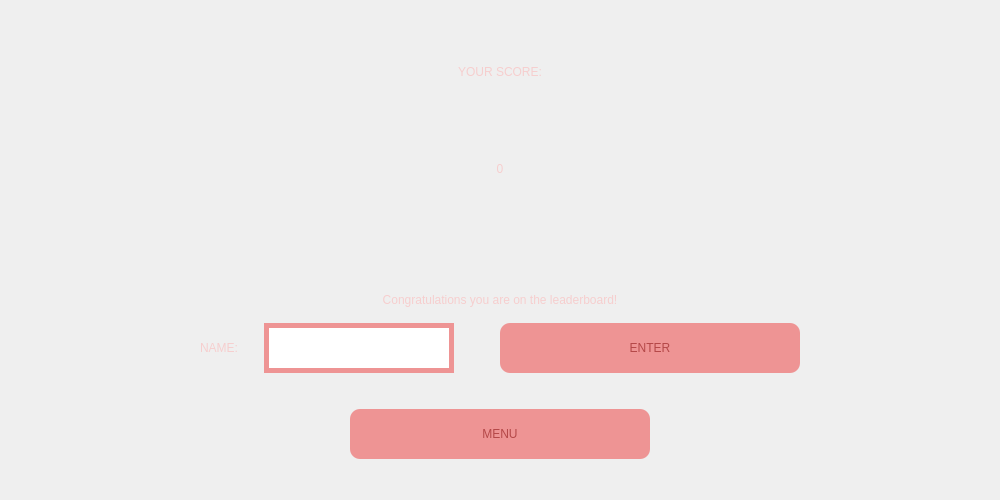
<?xml version="1.0" encoding="UTF-8"?>
<ui version="4.0">
 <class>Result</class>
 <widget class="QDialog" name="Result">
  <property name="geometry">
   <rect>
    <x>0</x>
    <y>0</y>
    <width>1000</width>
    <height>500</height>
   </rect>
  </property>
  <property name="minimumSize">
   <size>
    <width>700</width>
    <height>300</height>
   </size>
  </property>
  <property name="maximumSize">
   <size>
    <width>1000</width>
    <height>500</height>
   </size>
  </property>
  <property name="windowTitle">
   <string>MATFWars</string>
  </property>
  <property name="styleSheet">
   <string notr="true">#Result{
border-image: url(:/background/background2.jpg);
}</string>
  </property>
  <layout class="QVBoxLayout" name="verticalLayout">
   <item>
    <spacer name="verticalSpacer_3">
     <property name="orientation">
      <enum>Qt::Vertical</enum>
     </property>
     <property name="sizeType">
      <enum>QSizePolicy::Fixed</enum>
     </property>
     <property name="sizeHint" stdset="0">
      <size>
       <width>20</width>
       <height>20</height>
      </size>
     </property>
    </spacer>
   </item>
   <item>
    <widget class="QLabel" name="label">
     <property name="styleSheet">
      <string notr="true">color: rgb(246, 206, 206);
font: 600 25pt &quot;URW Bookman&quot;;
</string>
     </property>
     <property name="text">
      <string>YOUR SCORE:</string>
     </property>
     <property name="alignment">
      <set>Qt::AlignCenter</set>
     </property>
    </widget>
   </item>
   <item>
    <spacer name="verticalSpacer_5">
     <property name="orientation">
      <enum>Qt::Vertical</enum>
     </property>
     <property name="sizeType">
      <enum>QSizePolicy::Fixed</enum>
     </property>
     <property name="sizeHint" stdset="0">
      <size>
       <width>20</width>
       <height>10</height>
      </size>
     </property>
    </spacer>
   </item>
   <item>
    <widget class="QLabel" name="score_label">
     <property name="styleSheet">
      <string notr="true">color: rgb(246, 206, 206);
font: 600 25pt &quot;URW Bookman&quot;;
</string>
     </property>
     <property name="text">
      <string>0</string>
     </property>
     <property name="alignment">
      <set>Qt::AlignCenter</set>
     </property>
    </widget>
   </item>
   <item>
    <spacer name="verticalSpacer_4">
     <property name="orientation">
      <enum>Qt::Vertical</enum>
     </property>
     <property name="sizeType">
      <enum>QSizePolicy::Fixed</enum>
     </property>
     <property name="sizeHint" stdset="0">
      <size>
       <width>20</width>
       <height>10</height>
      </size>
     </property>
    </spacer>
   </item>
   <item>
    <widget class="QLabel" name="congrats_label">
     <property name="styleSheet">
      <string notr="true">color: rgb(246, 206, 206);
font: 600 22pt &quot;URW Bookman&quot;;</string>
     </property>
     <property name="text">
      <string>Congratulations you are on the leaderboard!</string>
     </property>
     <property name="alignment">
      <set>Qt::AlignBottom|Qt::AlignHCenter</set>
     </property>
    </widget>
   </item>
   <item>
    <spacer name="verticalSpacer">
     <property name="orientation">
      <enum>Qt::Vertical</enum>
     </property>
     <property name="sizeType">
      <enum>QSizePolicy::Fixed</enum>
     </property>
     <property name="sizeHint" stdset="0">
      <size>
       <width>20</width>
       <height>10</height>
      </size>
     </property>
    </spacer>
   </item>
   <item>
    <layout class="QHBoxLayout" name="horizontalLayout">
     <item>
      <spacer name="horizontalSpacer_2">
       <property name="orientation">
        <enum>Qt::Horizontal</enum>
       </property>
       <property name="sizeHint" stdset="0">
        <size>
         <width>40</width>
         <height>20</height>
        </size>
       </property>
      </spacer>
     </item>
     <item>
      <widget class="QLabel" name="label_2">
       <property name="styleSheet">
        <string notr="true">font: 600 25pt &quot;URW Bookman&quot;;
color: rgb(246, 206, 206);
</string>
       </property>
       <property name="text">
        <string>NAME:</string>
       </property>
      </widget>
     </item>
     <item>
      <spacer name="horizontalSpacer_4">
       <property name="orientation">
        <enum>Qt::Horizontal</enum>
       </property>
       <property name="sizeType">
        <enum>QSizePolicy::Fixed</enum>
       </property>
       <property name="sizeHint" stdset="0">
        <size>
         <width>20</width>
         <height>20</height>
        </size>
       </property>
      </spacer>
     </item>
     <item>
      <widget class="QLineEdit" name="result_lineEdit">
       <property name="minimumSize">
        <size>
         <width>30</width>
         <height>50</height>
        </size>
       </property>
       <property name="maximumSize">
        <size>
         <width>16777215</width>
         <height>16777215</height>
        </size>
       </property>
       <property name="styleSheet">
        <string notr="true">border:5px solid;
border-color: rgb(238, 148, 148);
</string>
       </property>
      </widget>
     </item>
     <item>
      <spacer name="horizontalSpacer">
       <property name="orientation">
        <enum>Qt::Horizontal</enum>
       </property>
       <property name="sizeType">
        <enum>QSizePolicy::Fixed</enum>
       </property>
       <property name="sizeHint" stdset="0">
        <size>
         <width>40</width>
         <height>20</height>
        </size>
       </property>
      </spacer>
     </item>
     <item>
      <widget class="QPushButton" name="enter_result_button">
       <property name="sizePolicy">
        <sizepolicy hsizetype="Expanding" vsizetype="Expanding">
         <horstretch>3</horstretch>
         <verstretch>3</verstretch>
        </sizepolicy>
       </property>
       <property name="minimumSize">
        <size>
         <width>30</width>
         <height>50</height>
        </size>
       </property>
       <property name="maximumSize">
        <size>
         <width>300</width>
         <height>50</height>
        </size>
       </property>
       <property name="styleSheet">
        <string notr="true">color:rgb(180, 72, 72);
font: 600 25pt &quot;URW Bookman&quot;;
background-color:rgb(238, 148, 148);
border-radius:10px;</string>
       </property>
       <property name="text">
        <string>ENTER</string>
       </property>
      </widget>
     </item>
     <item>
      <spacer name="horizontalSpacer_3">
       <property name="orientation">
        <enum>Qt::Horizontal</enum>
       </property>
       <property name="sizeHint" stdset="0">
        <size>
         <width>40</width>
         <height>20</height>
        </size>
       </property>
      </spacer>
     </item>
    </layout>
   </item>
   <item>
    <spacer name="verticalSpacer_2">
     <property name="orientation">
      <enum>Qt::Vertical</enum>
     </property>
     <property name="sizeType">
      <enum>QSizePolicy::Fixed</enum>
     </property>
     <property name="sizeHint" stdset="0">
      <size>
       <width>20</width>
       <height>30</height>
      </size>
     </property>
    </spacer>
   </item>
   <item>
    <layout class="QHBoxLayout" name="horizontalLayout_2">
     <property name="leftMargin">
      <number>0</number>
     </property>
     <property name="topMargin">
      <number>0</number>
     </property>
     <property name="rightMargin">
      <number>0</number>
     </property>
     <property name="bottomMargin">
      <number>0</number>
     </property>
     <item>
      <spacer name="horizontalSpacer_6">
       <property name="orientation">
        <enum>Qt::Horizontal</enum>
       </property>
       <property name="sizeHint" stdset="0">
        <size>
         <width>40</width>
         <height>20</height>
        </size>
       </property>
      </spacer>
     </item>
     <item>
      <widget class="QPushButton" name="menu_result_button">
       <property name="sizePolicy">
        <sizepolicy hsizetype="Expanding" vsizetype="Expanding">
         <horstretch>3</horstretch>
         <verstretch>3</verstretch>
        </sizepolicy>
       </property>
       <property name="minimumSize">
        <size>
         <width>30</width>
         <height>50</height>
        </size>
       </property>
       <property name="maximumSize">
        <size>
         <width>300</width>
         <height>50</height>
        </size>
       </property>
       <property name="styleSheet">
        <string notr="true">color:rgb(180, 72, 72);
font: 600 25pt &quot;URW Bookman&quot;;
background-color:rgb(238, 148, 148);
border-radius:10px;</string>
       </property>
       <property name="text">
        <string>MENU</string>
       </property>
      </widget>
     </item>
     <item>
      <spacer name="horizontalSpacer_5">
       <property name="orientation">
        <enum>Qt::Horizontal</enum>
       </property>
       <property name="sizeHint" stdset="0">
        <size>
         <width>40</width>
         <height>20</height>
        </size>
       </property>
      </spacer>
     </item>
    </layout>
   </item>
   <item>
    <spacer name="verticalSpacer_6">
     <property name="orientation">
      <enum>Qt::Vertical</enum>
     </property>
     <property name="sizeType">
      <enum>QSizePolicy::Fixed</enum>
     </property>
     <property name="sizeHint" stdset="0">
      <size>
       <width>20</width>
       <height>30</height>
      </size>
     </property>
    </spacer>
   </item>
  </layout>
 </widget>
 <resources/>
 <connections/>
</ui>
